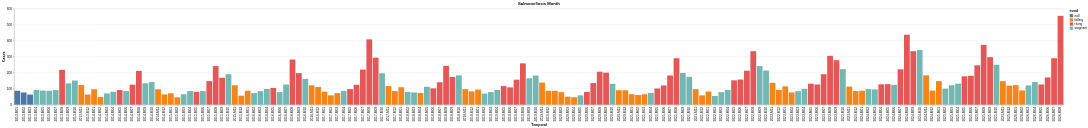

Notebook code for this chart:
### Code cell
bar_month = alt.Chart(data_month).mark_bar().encode(
    x=alt.X("temporal:N", title="Temporal"),
    y=alt.Y("value:Q", title="Cases"),
    color=alt.Color("trend:N")
).properties(
    title="Salmonellosis Month"
)

bar_month

### Figure 1 — Vega-Lite specification as saved in the notebook (floating-point values rounded to 4 significant figures; data arrays with more than 128 entries replaced by an {"elided": "..."} marker saying what was removed)
{"config": {"view": {"continuousWidth": 300, "continuousHeight": 300}}, "data": {"name": "data-f8ace53446730062097c8278217ee627"}, "mark": {"type": "bar"}, "encoding": {"color": {"field": "trend", "type": "nominal"}, "x": {"field": "temporal", "title": "Temporal", "type": "nominal"}, "y": {"field": "value", "title": "Cases", "type": "quantitative"}}, "title": "Salmonellosis Month", "$schema": "https://vega.github.io/schema/vega-lite/v6.1.0.json", "datasets": {"data-f8ace53446730062097c8278217ee627": {"elided": "164 records"}}}
